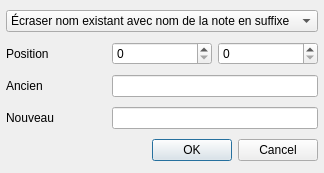
<?xml version="1.0" encoding="UTF-8"?>
<ui version="4.0">
 <class>DialogRename</class>
 <widget class="QDialog" name="DialogRename">
  <property name="windowModality">
   <enum>Qt::WindowModal</enum>
  </property>
  <property name="geometry">
   <rect>
    <x>0</x>
    <y>0</y>
    <width>308</width>
    <height>173</height>
   </rect>
  </property>
  <property name="sizePolicy">
   <sizepolicy hsizetype="Preferred" vsizetype="Fixed">
    <horstretch>0</horstretch>
    <verstretch>0</verstretch>
   </sizepolicy>
  </property>
  <property name="windowTitle">
   <string>Renommage de masse</string>
  </property>
  <property name="windowIcon">
   <iconset resource="../ressources.qrc">
    <normaloff>:/icones/icon</normaloff>:/icones/icon</iconset>
  </property>
  <property name="modal">
   <bool>true</bool>
  </property>
  <layout class="QGridLayout" name="gridLayout">
   <property name="leftMargin">
    <number>6</number>
   </property>
   <property name="topMargin">
    <number>6</number>
   </property>
   <property name="rightMargin">
    <number>6</number>
   </property>
   <property name="bottomMargin">
    <number>6</number>
   </property>
   <item row="0" column="0" colspan="3">
    <widget class="QComboBox" name="comboBox">
     <item>
      <property name="text">
       <string>Écraser nom existant avec nom de la note en suffixe</string>
      </property>
     </item>
     <item>
      <property name="text">
       <string>Écraser nom existant avec incrément en suffixe</string>
      </property>
     </item>
     <item>
      <property name="text">
       <string>Remplacer une chaîne de caractères</string>
      </property>
     </item>
     <item>
      <property name="text">
       <string>Insérer après une position</string>
      </property>
     </item>
     <item>
      <property name="text">
       <string>Supprimer une étendue</string>
      </property>
     </item>
    </widget>
   </item>
   <item row="1" column="2">
    <widget class="QSpinBox" name="spinPos2">
     <property name="maximum">
      <number>20</number>
     </property>
    </widget>
   </item>
   <item row="1" column="0">
    <widget class="QLabel" name="labelPos">
     <property name="toolTip">
      <string notr="true"/>
     </property>
     <property name="text">
      <string>Position</string>
     </property>
    </widget>
   </item>
   <item row="1" column="1">
    <widget class="QSpinBox" name="spinPos1">
     <property name="maximum">
      <number>20</number>
     </property>
    </widget>
   </item>
   <item row="7" column="1" colspan="2">
    <widget class="QDialogButtonBox" name="buttonBox">
     <property name="orientation">
      <enum>Qt::Horizontal</enum>
     </property>
     <property name="standardButtons">
      <set>QDialogButtonBox::Cancel|QDialogButtonBox::Ok</set>
     </property>
    </widget>
   </item>
   <item row="4" column="0">
    <widget class="QLabel" name="labelString2">
     <property name="toolTip">
      <string notr="true"/>
     </property>
     <property name="text">
      <string notr="true">Nouveau</string>
     </property>
    </widget>
   </item>
   <item row="3" column="0">
    <widget class="QLabel" name="labelString1">
     <property name="toolTip">
      <string notr="true"/>
     </property>
     <property name="text">
      <string notr="true">Ancien</string>
     </property>
    </widget>
   </item>
   <item row="3" column="1" colspan="2">
    <widget class="QLineEdit" name="lineText1">
     <property name="maxLength">
      <number>20</number>
     </property>
    </widget>
   </item>
   <item row="4" column="1" colspan="2">
    <widget class="QLineEdit" name="lineText2">
     <property name="maxLength">
      <number>20</number>
     </property>
    </widget>
   </item>
  </layout>
 </widget>
 <resources>
  <include location="../ressources.qrc"/>
 </resources>
 <connections>
  <connection>
   <sender>buttonBox</sender>
   <signal>accepted()</signal>
   <receiver>DialogRename</receiver>
   <slot>accept()</slot>
   <hints>
    <hint type="sourcelabel">
     <x>248</x>
     <y>254</y>
    </hint>
    <hint type="destinationlabel">
     <x>157</x>
     <y>274</y>
    </hint>
   </hints>
  </connection>
  <connection>
   <sender>buttonBox</sender>
   <signal>rejected()</signal>
   <receiver>DialogRename</receiver>
   <slot>reject()</slot>
   <hints>
    <hint type="sourcelabel">
     <x>316</x>
     <y>260</y>
    </hint>
    <hint type="destinationlabel">
     <x>286</x>
     <y>274</y>
    </hint>
   </hints>
  </connection>
 </connections>
</ui>
